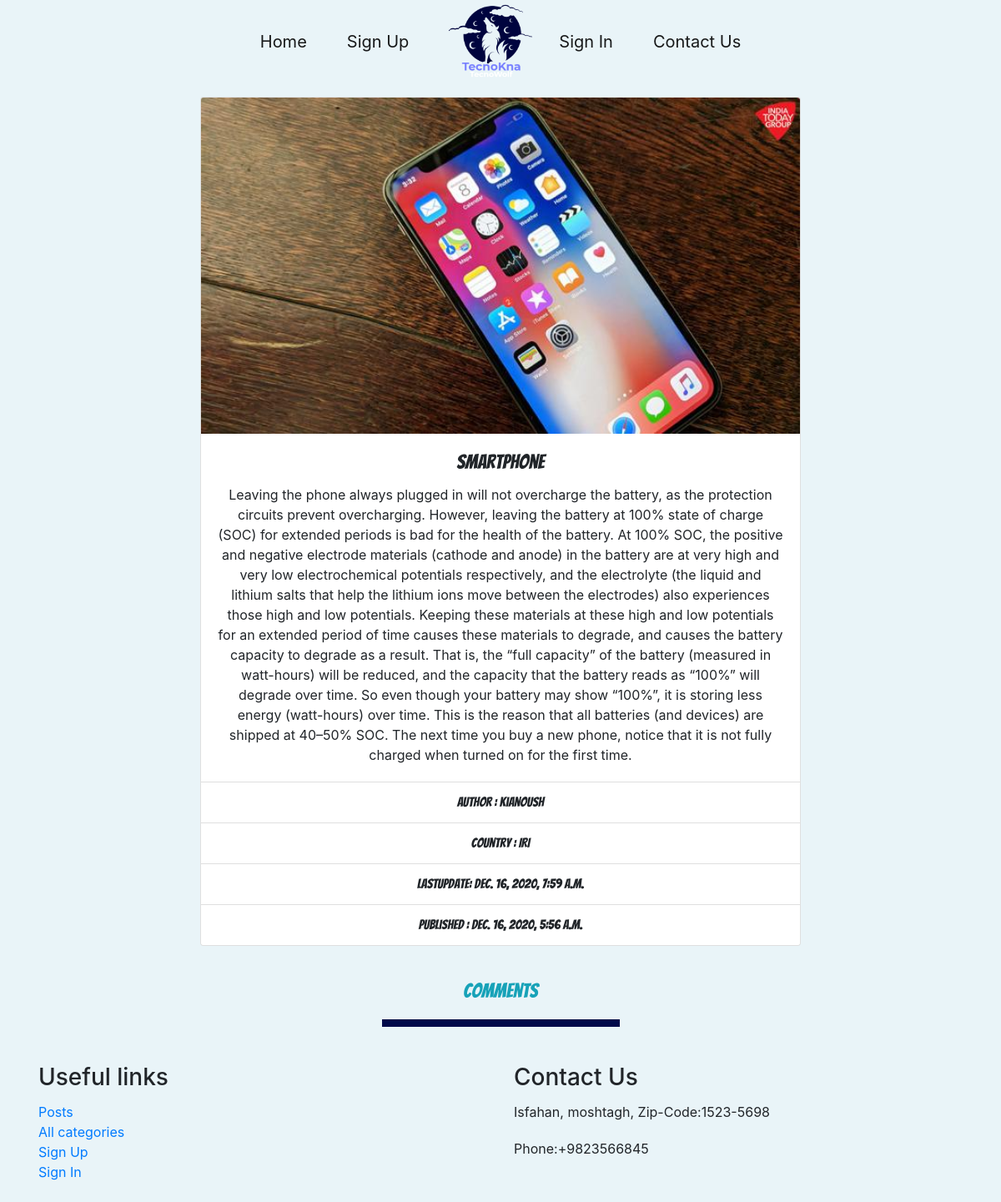
Before: /blog/single_post/1 with the older database file.
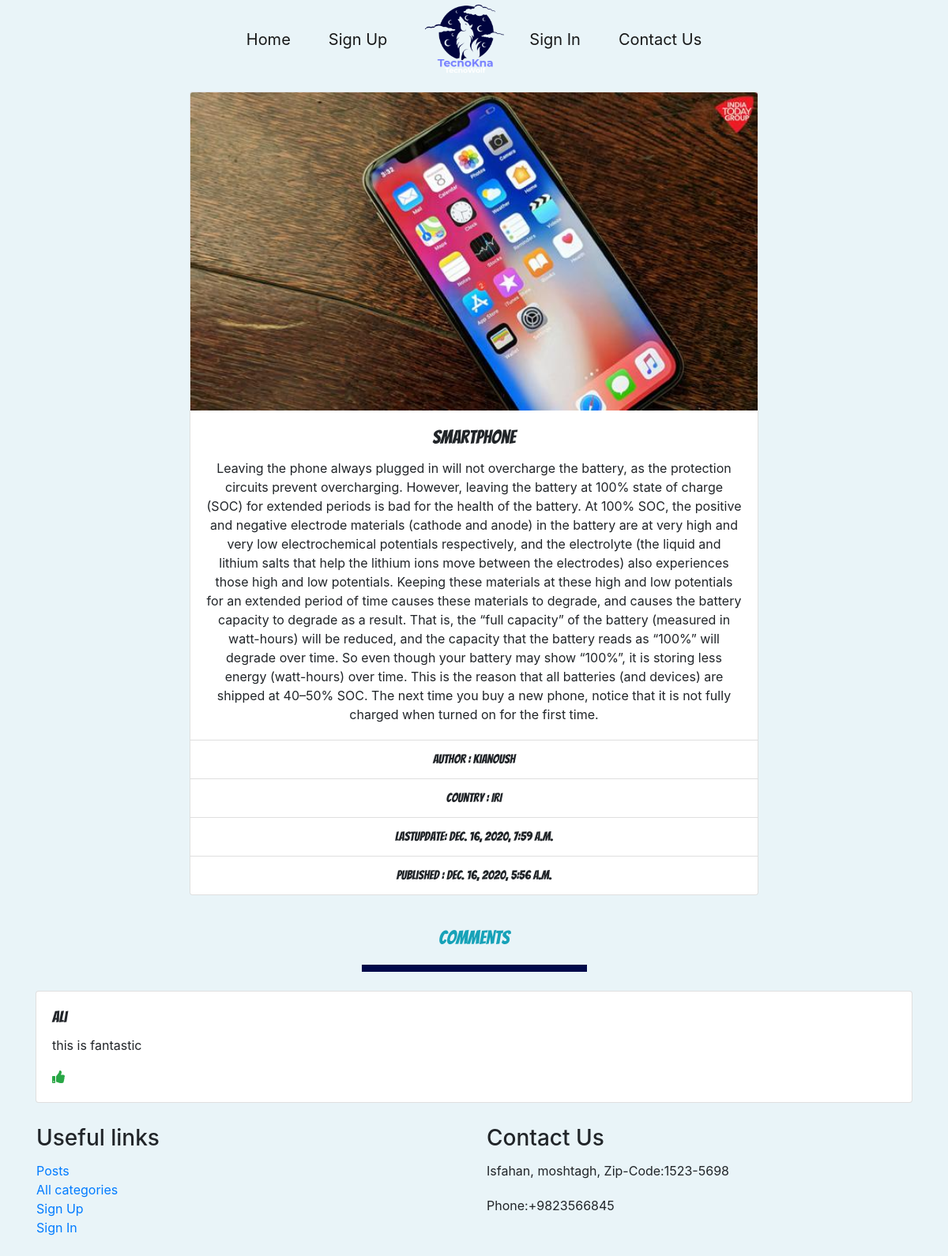
After: the same page with the newer database file.
### blog/models.py (models this page shows, shortened)
class Comment(models.Model):
    content = models.TextField(_('content'), default=True, null=True)
    is_confirmed = models.BooleanField(_('confirm'), default=True)
    author = models.ForeignKey(User, on_delete=models.CASCADE, verbose_name=_('author'), db_index=True)
    situation = models.BooleanField(_('situation'), default=True)
    created_at = models.DateTimeField(_('creation'), auto_now_add=True)
    updated_at = models.DateTimeField(_('update'), auto_now=True)
    post = models.ForeignKey(Post, on_delete=models.CASCADE, verbose_name=_('post'), related_name='comment',
                             related_query_name='comment')
    class Meta:
        verbose_name = _('comment')
        verbose_name_plural = _('comments')
        ordering = ['created_at']

### account/models.py (models this page shows)
class User(AbstractUser):
    country = models.CharField(max_length=128, blank=True, null=True)
    def __str__(self):
        return f'{self.username}'

### blog/views.py (the view)
# urls.py: path('single_post/<slug:pk>', single_post, name='post'),
def single_post(request, pk):
    post = Post.objects.get(pk=pk)
    comments = Comment.objects.filter(post=post)
    context = {
        'post': post,
        'comments': comments
    }
    return render(request, 'blog/post.html', context=context)

### templates/blog/post.html (shortened to what this page needs)
{% load static %}
<!DOCTYPE html>
<html lang="en">
<head>
    <link rel="stylesheet" href="https://use.fontawesome.com/releases/v5.8.2/css/all.css">
    <link rel="stylesheet" href="https://stackpath.bootstrapcdn.com/bootstrap/4.3.1/css/bootstrap.min.css"
>
    <link href="{% static 'blog/css/all.css' %}" rel="stylesheet">
    <link href="https://unpkg.com/aos@2.3.1/dist/aos.css" rel="stylesheet">
    <link rel="stylesheet" href="{% static 'blog/post.css' %}">
</head>
<body>
{% include 'basic/header.html' %}
<section>
    <div class="container">
        <div class="row">
            <div class="col-12 text-center py-3">
                <div class="card mx-auto" style="width: 45rem;">
                    <img class="card-img-top" src="{{ post.image.url }}" alt="Card image cap">
                    <div class="card-body">
                        <h4 class="card-title">{{ post.title }}</h4>
                        <p class="card-text">
                            {{ post.content }}
                        </p>
                    </div>
                    <ul class="list-group list-group-flush">
                        <li class="list-group-item">Author : {{ post.author|capfirst }}</li>
                        <li class="list-group-item">Country : {{ post.author.country|capfirst }}</li>
                        <li class="list-group-item">LastUpdate: {{ post.updated_at }}</li>
                        <li class="list-group-item">Published : {{ post.published_at }}</li>
                    </ul>
                </div>
            </div>
        </div>
    </div>
</section>
<main class="container">
    <div class="row">
        <div class="col-12">
            <h4 class="text-center mt-4 mb-1 text-info">Comments</h4>
        </div>
        <hr>
        {% for comment in comments %}
            {% if comment.is_confirmed is True %}
                <div class="col-12 mt-2">
                    <div class="card">
                        <div class="card-body">
                            <h5 class="card-title">{{ comment.author }}</h5>
                            <p class="card-text">{{ comment.content }}</p>
                            {% if comment.situation %}
                                <i class="fas fa-thumbs-up text-success"></i>
                            {% else %}
                                <i class="fas fa-thumbs-down text-danger"></i>
                            {% endif %}
                        </div>
                    </div>
                </div>
            {% endif %}
        {% endfor %}
    </div>
</main>
{% include 'basic/footer.html' %}
</body>
</html>

Changed rows visible on the page:
added Comment: author "ali", content "this is fantastic", situation True (drawn)
